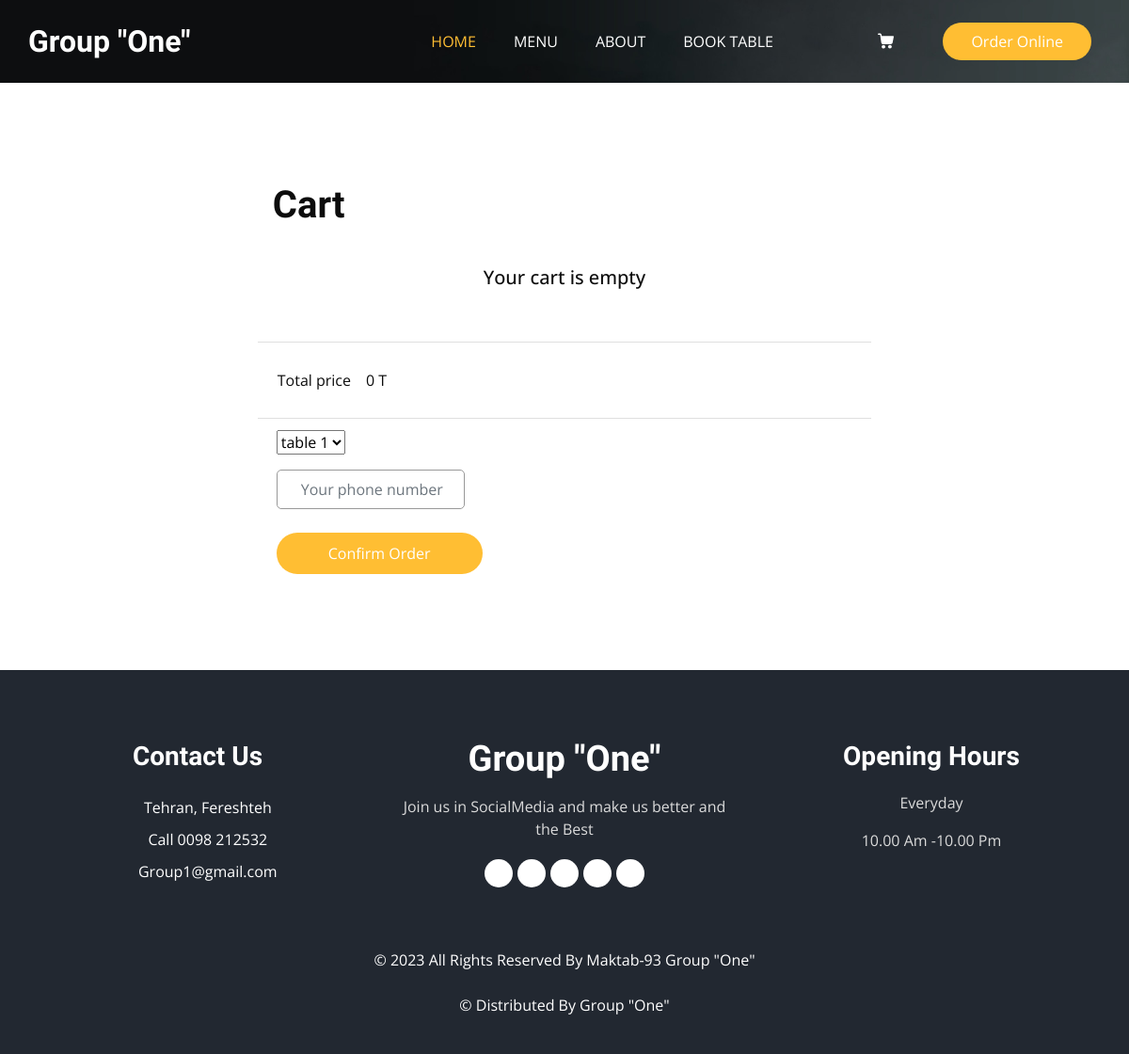
Page /cart/ on the committed database.
### home/models.py (models this page shows, shortened)
class RestaurantInfo(ModelInfo):
    title = models.CharField(max_length=50)
    about = models.OneToOneField(
        AboutContent, on_delete=models.SET_NULL, null=True, blank=True
    )
    phone_number = models.CharField(max_length=50)
    address = models.TextField()
    email = models.EmailField()
    opening_hours = models.CharField(max_length=50)

### orders/views.py (the view, shortened to what this page needs)
# urls.py: path("cart/", views.CartView.as_view(), name="cart"),
class CartView(View):
    info = RestaurantInfo.objects.first()
    def get(self, request):
        (menuItems, total_price) = CartView.load_cookie(request)
        form = CartForm()
        return render(
            request,
            "cart.html",
            context={
                "info": CartView.info,
                "form": form,
                "menuItems": menuItems,
                "total_price": total_price,
            },
        )
    @staticmethod
    def load_cookie(request):
        try:
            order_items = json.loads(request.COOKIES["cart"])
            menuItems = [
                (MenuItem.objects.get(id=i), j["quantity"])
                for i, j in order_items.items()
            ]
            total_price = 0
            for menu_item in menuItems:
                total_price += menu_item[0].price * menu_item[1]
        except:
            menuItems = ()
            total_price = 0
        return (menuItems, total_price)

### orders/forms.py
class CartForm(forms.ModelForm):
    class Meta:
        model = Order
        fields = ("table", "phone_number")
        widgets = {
            "phone_number": forms.TextInput(
                attrs={"placeholder": "Your phone number", "class": "form-control"}
            ),
        }
        labels = {
            "phone_number": "",
            "table": "",
        }
    def __init__(self, *args, **kwargs):
        super(CartForm, self).__init__(*args, **kwargs)
        self.initial["table"] = Table.objects.first()

### orders/models.py (called while the page is built)
    def __str__(self):
        return f"table {self.number}"

### templates/cart.html (shortened to what this page needs)
{% extends 'base.html' %}
{% block content %}
  <section class="cart_section layout_padding">
    <div class="container">
      <div class="row justify-content-center">
        <div class="col-sm-12 col-md-8 col-lg-7 ">
            <div class="heading_container p-3">
              <h2>
                Cart
              </h2>
            </div>
            <div class="text-center">
              <h5 class="card-text" id="emptyCart">
                {% if not menuItems %}
                Your cart is empty
                {% endif %}
              </h5>
              <br><br>
            </div>
            <ul class="list-group list-group-flush">
              <li class="list-group-item text-center">
                <div class="row p-3"><div class="pr-3"><span class="card-text">Total price</span></div><div><span class="card-text" id="total_price">{{total_price}}</span><span> T</span></div></div>
              </li>
              <li class="list-group-item ">
                <div class="form_container">
                  <form action="" method="post">
                    {{form.as_p}}
                    <input  type="submit" value="Confirm Order" style="background-color: #ffbe33 ; padding: 10px 55px; -webkit-transition: all 0.3s;
                    transition: all 0.3s; display: inline-block; border: none; color: #ffffff; border-radius: 45px;">
                  </form>
              </div>
              </li>
            </ul>
        </div>
      </div>
    </div>
  </section>
  {% endblock %}

### templates/include/navbar.html (shortened to what this page needs)
<nav class="navbar navbar-expand-lg custom_nav-container ">
    <a class="navbar-brand" href="{% url 'home' %}">
      <span>
        {{info.title}}
      </span>
    </a>
    <div class="collapse navbar-collapse" id="navbarSupportedContent">
      <ul class="navbar-nav  mx-auto ">
        <li class="nav-item active">
          <a class="nav-link" href="{% url 'home' %}">Home <span class="sr-only">(current)</span></a>
        </li>
        <li class="nav-item">
          <a class="nav-link" href="{% url 'menu' %}">Menu</a>
        </li>
        <li class="nav-item">
          <a class="nav-link" href="{% url 'about' %}">About</a>
        </li>
        <li class="nav-item">
          <a class="nav-link" href="{% url 'book' %}">Book Table</a>
        </li>
      </ul>
      <div class="user_option">
        <a href="{% url 'customer' %}" class="user_link"><i class="fa fa-user" aria-hidden="true"></i></a>
        <a class="cart_link" href="{% url 'cart' %}">
        </a>
        <form class="form-inline">
          <button class="btn  my-2 my-sm-0 nav_search-btn" type="submit">
            <i class="fa fa-search" aria-hidden="true"></i>
          </button>
        </form>
        <a href="" class="order_online">
          Order Online
        </a>
      </div>
    </div>
  </nav>

### templates/include/footer.html (shortened to what this page needs)
  <footer class="footer_section">
    <div class="container">
      <div class="row">
        <div class="col-md-4 footer-col">
          <div class="footer_contact">
            <h4>
              Contact Us
            </h4>
            <div class="contact_link_box">
              <a href="https://goo.gl/maps/HTrc35Hpzrodi61J7"  target="_blank" >
                <i class="fa fa-map-marker" aria-hidden="true"></i>
                <span>
                  {{info.address}}
                </span>
              </a>
              <a href="">
                <i class="fa fa-phone" aria-hidden="true"></i>
                <span>
                  Call {{info.phone_number}}
                </span>
              </a>
              <a href="">
                <i class="fa fa-envelope" aria-hidden="true"></i>
                <span>
                  {{info.email}}
                </span>
              </a>
            </div>
          </div>
        </div>
        <div class="col-md-4 footer-col">
          <div class="footer_detail">
            <a href="" class="footer-logo">
              {{info.title}}
            </a>
            <p>
Join us in SocialMedia and make us better and the Best            </p>
            <div class="footer_social">
              <a href="">
                <i class="fa fa-facebook" aria-hidden="true"></i>
              </a>
              <a href="">
                <i class="fa fa-twitter" aria-hidden="true"></i>
              </a>
              <a href="">
                <i class="fa fa-linkedin" aria-hidden="true"></i>
              </a>
              <a href="">
                <i class="fa fa-instagram" aria-hidden="true"></i>
              </a>
              <a href="">
                <i class="fa fa-pinterest" aria-hidden="true"></i>
              </a>
            </div>
          </div>
        </div>
        <div class="col-md-4 footer-col">
          <h4>
            Opening Hours
          </h4>
          <p>
            Everyday
          </p>
          <p>
            {{info.opening_hours}}
          </p>
        </div>
      </div>
      <div class="footer-info">
        <p>
          &copy; <span id="displayYear"></span> All Rights Reserved By
          <a href="https://html.design/">Maktab-93 {{info.title}}</a><br><br>
          &copy;  Distributed By
          <a href="https://themewagon.com/" target="_blank">{{info.title}} </a>
        </p>
      </div>
    </div>
  </footer>

### static/css/style.css (style rules this page uses)
body { font-family: "Open Sans", sans-serif; color: #0c0c0c; background-color: #ffffff; overflow-x: hidden; }
.layout_padding { padding: 90px 0; }
h1, h2 { font-family: 'Dancing Script', cursive; }
.heading_container { display: -webkit-box; display: -ms-flexbox; display: flex; -webkit-box-orient: vertical; -webkit-box-direction: normal; -ms-flex-direction: column; flex-direction: column; -webkit-box-align: start; -ms-flex-align: start; align-items: flex-start; }
.heading_container h2 { position: relative; margin-bottom: 0; font-size: 2.5rem; font-weight: bold; }
a, a:hover, a:focus { text-decoration: none; }
.btn, .btn:focus { outline: none !important; -webkit-box-shadow: none; box-shadow: none; }
.navbar-brand { font-family: 'Dancing Script', cursive; }
.navbar-brand span { font-weight: bold; font-size: 32px; color: #ffffff; }
.custom_nav-container { padding: 0; }
.custom_nav-container .navbar-nav { padding-left: 18%; }
.custom_nav-container .navbar-nav .nav-item .nav-link { padding: 5px 20px; color: #ffffff; text-align: center; text-transform: uppercase; border-radius: 5px; -webkit-transition: all 0.3s; transition: all 0.3s; }
.custom_nav-container .navbar-nav .nav-item:hover .nav-link, .custom_nav-container .navbar-nav .nav-item.active .nav-link { color: #ffbe33; }
.custom_nav-container .nav_search-btn { width: auto; height: auto; padding: 0; border: none; color: #ffffff; margin: 0 10px; }
.user_option { display: -webkit-box; display: -ms-flexbox; display: flex; -webkit-box-align: center; -ms-flex-align: center; align-items: center; }
.user_option a { margin: 0 10px; }
.user_option .user_link { color: #ffffff; }
.user_option .cart_link { display: -webkit-box; display: -ms-flexbox; display: flex; -webkit-box-pack: center; -ms-flex-pack: center; justify-content: center; -webkit-box-align: center; -ms-flex-align: center; align-items: center; }
.user_option .cart_link svg { width: 17px; height: auto; fill: #ffffff; margin-bottom: 2px; }
.user_option .order_online { display: inline-block; padding: 8px 30px; background-color: #ffbe33; color: #ffffff; border-radius: 45px; -webkit-transition: all 0.3s; transition: all 0.3s; border: none; }
.cart_section { position: relative; }
.cart_section .heading_container { margin-bottom: 25px; }
.cart_section .form_container .form-control { width: 200px; border: none; height: 42px; margin-bottom: 25px; padding-left: 25px; border: 1px solid #999; outline: none; color: #000000; border-radius: 5px; outline: none; -webkit-box-shadow: none; box-shadow: none; }
.footer_section { background-color: #222831; color: #ffffff; padding: 75px 0 40px 0; text-align: center; }
.footer_section h4 { font-size: 28px; }
.footer_section h4, .footer_section .footer-logo { font-weight: 600; margin-bottom: 20px; font-family: 'Dancing Script', cursive; }
.footer_section p { color: #dbdbdb; }
.footer_section .footer-col { margin-bottom: 30px; }
.footer_section .footer_contact .contact_link_box { display: -webkit-box; display: -ms-flexbox; display: flex; -webkit-box-orient: vertical; -webkit-box-direction: normal; -ms-flex-direction: column; flex-direction: column; }
.footer_section .footer_contact .contact_link_box a { margin: 5px 0; color: #ffffff; }
.footer_section .footer_contact .contact_link_box a i { margin-right: 5px; }
.footer_section .footer-logo { display: block; font-weight: bold; font-size: 38px; line-height: 1; color: #ffffff; }
.footer_section .footer_social { display: -webkit-box; display: -ms-flexbox; display: flex; -webkit-box-pack: center; -ms-flex-pack: center; justify-content: center; margin-top: 20px; margin-bottom: 10px; }
.footer_section .footer_social a { display: -webkit-box; display: -ms-flexbox; display: flex; -webkit-box-pack: center; -ms-flex-pack: center; justify-content: center; -webkit-box-align: center; -ms-flex-align: center; align-items: center; color: #222831; width: 30px; height: 30px; border-radius: 100%; background-color: #ffffff; border-radius: 100%; margin: 0 2.5px; font-size: 18px; }
.footer_section .footer-info { text-align: center; margin-top: 25px; }
.footer_section .footer-info p { color: #ffffff; margin: 0; }
.footer_section .footer-info p a { color: inherit; }

### static/css/responsive.css (style rules this page uses)
@media (min-width: 1200px) { .container { max-width: 1170px; } }

### rows in the picture
RestaurantInfo: title "Group \"One\"", address "Tehran, Fereshteh", phone_number "0098 212532", email "Group1@gmail.com", opening_hours "10.00 Am -10.00 Pm"

### other values in the picture
{{ total_price }} "0"
